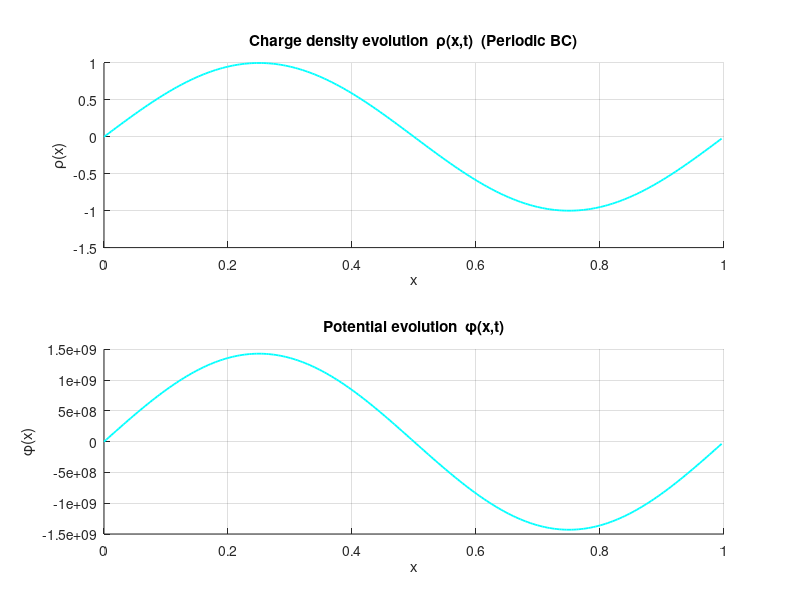
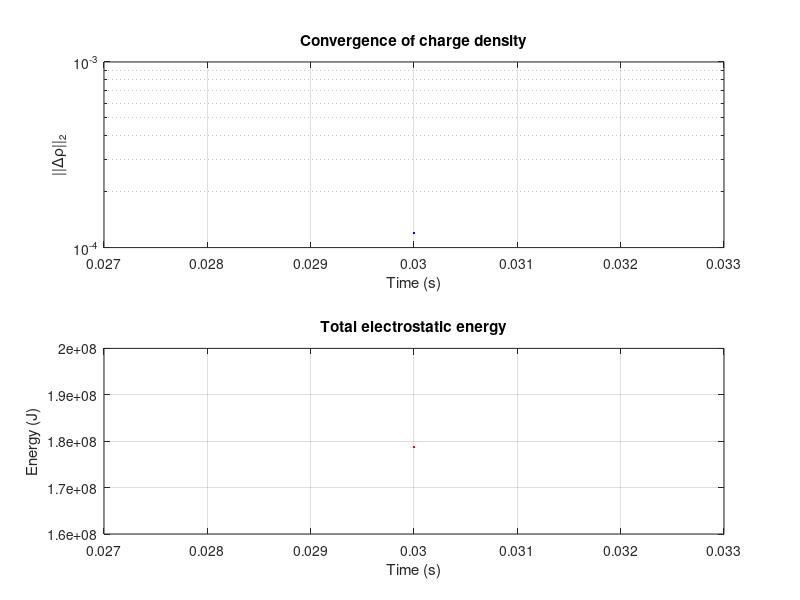
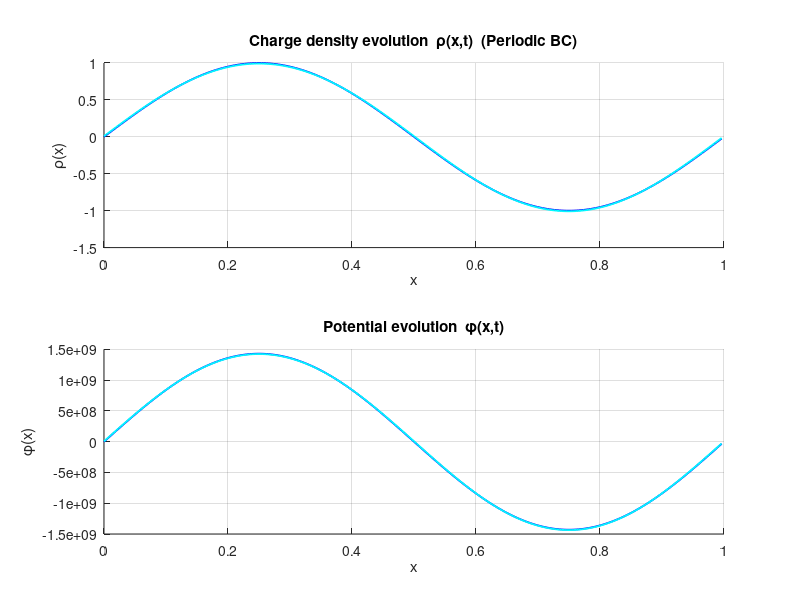
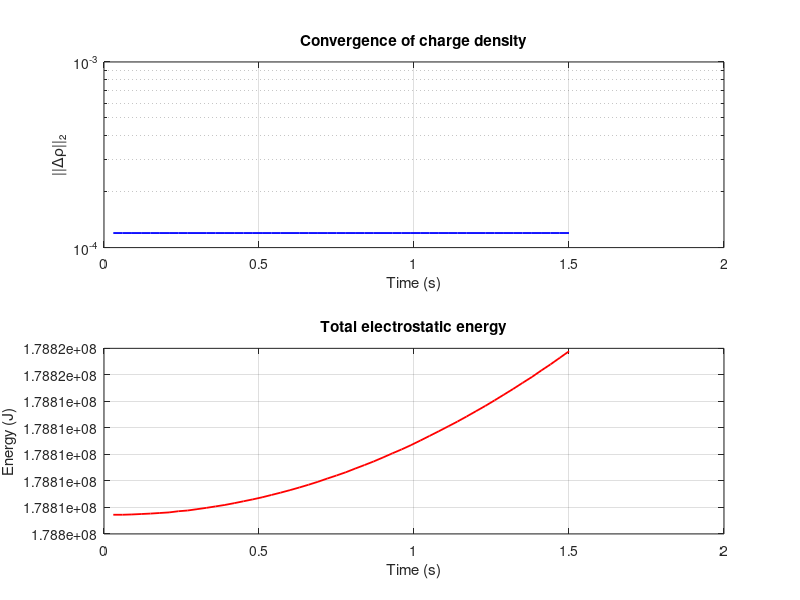

The MATLAB script that drew these images, in order: (Note: a time limit stopped this script after it produced the figures.)
#!/usr/bin/env -S octave --no-gui --quiet
set(0, "defaultfigurevisible", "off");  % hide figure window



clear; clc; close all

% -------------------------------------------------------------------------
% Parameters
% -------------------------------------------------------------------------
Nx = 256;                   % grid points
Lx = 1.0;                   % domain length
dx = Lx / Nx;
x = linspace(0, Lx - dx, Nx);
epsilon0 = 8.854e-12;       % vacuum permittivity
mu = 1e-13;                 % mobility
D  = 1e-4;                  % diffusion coefficient
dt = 3e-2;
Nt = 5000;                  % total steps
plot_interval = 50;         % plot/save frequency

% -------------------------------------------------------------------------
% Initial condition (periodic sine)
% -------------------------------------------------------------------------
rho = sin(2*pi*x);          % perfectly periodic
%rho = rho - mean(rho);      % ensure neutrality

fprintf('ρ(0)=%.3e, ρ(L)=%.3e, diff=%.3e\n', rho(1), rho(end), rho(1)-rho(end));

phi = zeros(1, Nx);

% -------------------------------------------------------------------------
% FFT wavenumbers
% -------------------------------------------------------------------------
k  = (2*pi/Lx) * [0:(Nx/2-1) -Nx/2:-1];
k2 = k.^2;  k2(1) = 1;      % avoid division by zero

% -------------------------------------------------------------------------
% Storage
% -------------------------------------------------------------------------
rho_snapshots = [];
phi_snapshots = [];
time_labels   = [];
convergence   = zeros(1, Nt);
energy        = zeros(1, Nt);
rho_old       = rho;

% -------------------------------------------------------------------------
% TIME LOOP
% -------------------------------------------------------------------------
for t = 1:Nt
    % ---- Neutrality before Poisson ----
    rho = rho - mean(rho);

    % ---- Solve Poisson: φ_xx = -ρ/ε0 ----
    rho_hat = fft(rho);
    phi_hat = rho_hat ./ (epsilon0 * k2);   % <-- correct sign
    phi_hat(1) = 0;                          % remove DC mode
    phi_hat(end) = 0;                        % remove Nyquist
    phi = real(ifft(phi_hat));

    % ---- Electric field: E = -φ_x ----
    E_hat = 1i * k .* phi_hat;
    E_hat(end) = 0;
    E = -real(ifft(E_hat));

    % ---- Drift & diffusion flux ----
    J_drift = mu * rho .* E;                 % μρE (since E already = -φx)

    grad_rho = real(ifft(1i * k .* fft(rho)));
    J_diff  = -D * grad_rho;

    % J_total = J_drift + J_diff;
    J_total = J_drift;
    % J_total = J_diff;

    % ---- Continuity equation: ρ_t = -∂J/∂x ----
    rho_dot = -real(ifft(1i * k .* fft(J_total)));
    rho = rho + dt * rho_dot;
    rho = rho - mean(rho);                   % keep charge neutrality

    % ---- Diagnostics ----
    convergence(t) = sqrt(sum((rho - rho_old).^2) / Nx);
    energy(t) = 0.5 * epsilon0 * sum(E.^2) * dx;
    rho_old = rho;

    % ---- CFL info ----
    if mod(t, plot_interval) == 0
        Emax = max(abs(E));
        driftCFL = mu * Emax * dt / dx;
        diffCFL  = D * dt / dx^2;
        fprintf("Step %d: driftCFL=%.3e, diffCFL=%.3e\n", t, driftCFL, diffCFL);
        Q = sum(rho)*dx;
        fprintf("t=%.3e s, Total charge = %.3e\n", t*dt, Q);
    end

    % ---- Plot + Save periodically ----
    if mod(t, plot_interval) == 0 || t == 1
        rho_snapshots = [rho_snapshots; rho];
        phi_snapshots = [phi_snapshots; phi];
        time_labels   = [time_labels; t*dt];
        cmap = jet(size(rho_snapshots,1));

        % -------------------------------------------------------------
        % Figure 1: Charge & Potential evolution
        % -------------------------------------------------------------
        fig1 = figure(1, "visible", "off"); clf;
        subplot(2,1,1); hold on;
        for k1 = 1:size(rho_snapshots,1)
            plot(x, rho_snapshots(k1,:), 'Color', cmap(k1,:), 'LineWidth', 1.3);
        end
        xlabel('x'); ylabel('\rho(x)');
        title('Charge density evolution  \rho(x,t)  (Periodic BC)');
        grid on; ylim auto;

        subplot(2,1,2); hold on;
        for k1 = 1:size(phi_snapshots,1)
            plot(x, phi_snapshots(k1,:), 'Color', cmap(k1,:), 'LineWidth', 1.3);
        end
        xlabel('x'); ylabel('\phi(x)');
        title('Potential evolution  \phi(x,t)');
        grid on; ylim auto;

        print(fig1, "Charge_Potential_Evolution.png", "-dpng");
        fprintf('Saved Charge_Potential_Evolution.png at step %d\n', t);

        % -------------------------------------------------------------
        % Figure 2: Convergence & Energy
        % -------------------------------------------------------------
        fig2 = figure(2, "visible", "off"); clf;
        subplot(2,1,1);
        semilogy((1:t)*dt, convergence(1:t), 'b', 'LineWidth', 1.3);
        xlabel('Time (s)'); ylabel('||Δρ||₂');
        title('Convergence of charge density'); grid on;

        subplot(2,1,2);
        plot((1:t)*dt, energy(1:t), 'r', 'LineWidth', 1.3);
        xlabel('Time (s)'); ylabel('Energy (J)');
        title('Total electrostatic energy'); grid on;

        print(fig2, "Convergence_Energy.png", "-dpng");
    end

    % ---- Stop if steady ----
    if convergence(t) < 1e-10
        fprintf('Equilibrium reached at step %d (t=%.3g s)\n', t, t*dt);
        break;
    end
end

fprintf('✅ Simulation complete. Final plots saved.\n');
